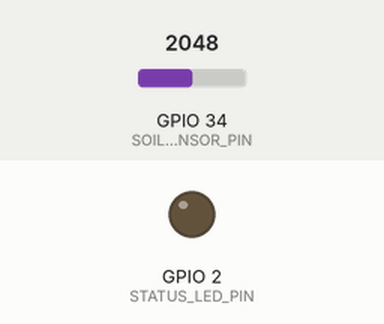
Simulated run of this sketch. Board: ESP32. On the bench: output pins drawn as LEDs (lit = HIGH). Inputs (shaded band) come from the test bench; at power-on: GPIO 34 (SOIL_SENSOR_PIN) = 2048. WiFi joins after 1.5 s; servers stay silent unless stated; uploads are accepted with an empty reply; pins used as bus, display or sensor lines are not drawn; what the sketch prints to the serial monitor is not drawn. At 2.6 s the program puts the board to deep sleep or switches it off; the recording ends there.

Above: at 0.1 s.
At 1.6 s:
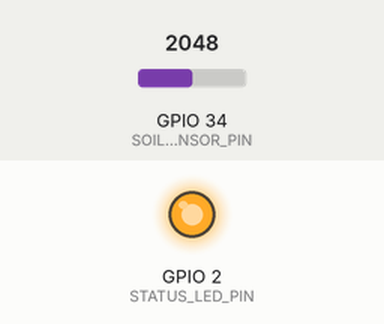
Timing chart, 0 to 2.6 s (numbered marks = the images above):
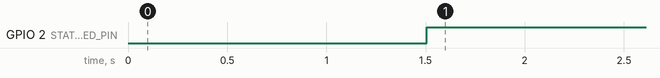

Measured:
- by itself, GPIO 2 (STATUS_LED_PIN): LOW → HIGH at 1.5 s

The sketch:

wifi-soil-moisture-node.ino
```cpp
/*
 * ESP32 Wi-Fi Soil Moisture Node
 *
 * Sensor:
 *   - Capacitive soil moisture sensor on GPIO 34 (analog)
 *   - Power control on GPIO 4 (to reduce corrosion)
 *
 * Auth:
 *   - sensor_id is auto-generated from ESP32 MAC address
 *   - x-api-key header sent with every request for multi-tenancy
 *
 * Endpoint:
 *   POST /api/soil-moisture  { "sensor_id": "ESP32_XXXXXXXXXXXX", "value": xx.x }
 */

#include <WiFi.h>
#include <HTTPClient.h>
#include "esp_mac.h"
#include "../ota_updater.h"

// ═══════════════ Firmware Identity ═══════════════
#define FIRMWARE_VERSION "1.0.0"
#define NODE_TYPE "soil_moisture"


// ═══════════════ Wi-Fi Configuration ═══════════════
const char* ssid     = "mashnetwork";
const char* password = "mash2026";


// ═══════════════ Backend Configuration ═══════════════
const char* backendBase = "http://wifi-nodes-backend-testproj.app.cern.ch/api";
const char* apiKey      = "mash_908b7eb9a7c8e2d7200dcb4f7e3e9f96d2bc1a4a59538aab"; // From /api/auth/register

// ═══════════════ Sensor ID (auto from MAC) ═══════════════
String sensorId;

// ═══════════════ Soil Sensor ═══════════════
#define SOIL_SENSOR_PIN 34
#define POWER_PIN       4
int dryValue = 4095;
int wetValue = 2000;

// ═══════════════ LED ═══════════════
#define STATUS_LED_PIN 2

// ═══════════════ Timing & Sleep ═══════════════
const unsigned long DEFAULT_INTERVAL_SEC = 300; // 10 min fallback
uint32_t reportIntervalSec = DEFAULT_INTERVAL_SEC;

// ═══════════════ OTA Settings ═══════════════
bool otaEnabled = true;
uint32_t otaCheckIntervalSec = 3600; // Default 1 hour
RTC_DATA_ATTR uint32_t otaCheckCounter = 0; // Persists across deep sleep

// ───────────── Generate sensor ID from MAC ─────────────

String getMacSensorId() {
  uint8_t mac[6];
  esp_read_mac(mac, ESP_MAC_WIFI_STA); // Read directly from hardware eFuse
  char id[20];
  sprintf(id, "ESP32_%02X%02X%02X%02X%02X%02X", mac[0], mac[1], mac[2], mac[3], mac[4], mac[5]);
  return String(id);
}


// ───────────── Fetch Configuration (Interval) ─────────────

void fetchConfiguration() {
  if (WiFi.status() != WL_CONNECTED) return;

  HTTPClient http;
  String url = String(backendBase) + "/sensors/" + sensorId + "/config";
  http.begin(url);
  http.setTimeout(15000); // 15s timeout for CERN network
  http.addHeader("x-api-key", apiKey);

  int code = http.GET();
  if (code == 200) {
    String payload = http.getString();

    // Simple manual parsing to avoid large ArduinoJson dependency if possible,
    // but these sensors usually have it. Let's use basic string search for speed.
    auto getInt = [&](String key, int& val) {
      int idx = payload.indexOf("\"" + key + "\":");
      if (idx != -1) {
        String sub = payload.substring(idx + key.length() + 3);
        int endIdx = sub.indexOf(",");
        if (endIdx == -1) endIdx = sub.indexOf("}");
        if (endIdx != -1) val = sub.substring(0, endIdx).toInt();
      }
    };

    getInt("reportInterval", (int&)reportIntervalSec);
    getInt("soilDryRawValue", dryValue);
    getInt("soilWetRawValue", wetValue);

    if (reportIntervalSec < 10) reportIntervalSec = 10;
    Serial.printf("[Config] Interval: %d, Dry: %d, Wet: %d\n", reportIntervalSec, dryValue, wetValue);

    // Parse OTA settings (merged by backend: type policy + per-node override)
    int otaIdx = payload.indexOf("\"otaEnabled\":");
    if (otaIdx != -1) {
      String sub = payload.substring(otaIdx + 13);
      otaEnabled = sub.startsWith("true");
    }
    int otaIntIdx = payload.indexOf("\"otaCheckInterval\":");
    if (otaIntIdx != -1) {
      String sub = payload.substring(otaIntIdx + 19);
      int endIdx = sub.indexOf(",");
      if (endIdx == -1) endIdx = sub.indexOf("}");
      if (endIdx != -1) {
        otaCheckIntervalSec = sub.substring(0, endIdx).toInt();
        if (otaCheckIntervalSec < 300) otaCheckIntervalSec = 300;
      }
    }
    Serial.printf("[Config] OTA: enabled=%s, interval=%ds, counter=%ds\n",
      otaEnabled ? "YES" : "NO", otaCheckIntervalSec, otaCheckCounter);
  } else {
    Serial.printf("[Config] Failed to fetch (Code: %d)\n", code);
  }
  http.end();
}

// ───────────── Sensor Reading ─────────────

float readSoilMoisture() {
  digitalWrite(POWER_PIN, HIGH);
  delay(500); // Increased from 100ms for more stabilization

  int total = 0;
  const int numReadings = 10; // Increased from 5
  for (int i = 0; i < numReadings; i++) {
    total += analogRead(SOIL_SENSOR_PIN);
    delay(20); // More spacing between samples
  }
  digitalWrite(POWER_PIN, LOW);

  int avg = total / numReadings;
  // Send raw ADC value — percentage mapping done on frontend
  Serial.printf("  Raw ADC: %d (sending raw)\n", avg);
  return (float)avg;
}

// ───────────── HTTP POST with API Key ─────────────

void sendReading(const char* endpoint, float value) {
  if (WiFi.status() != WL_CONNECTED) return;

  HTTPClient http;
  String url = String(backendBase) + endpoint;
  http.begin(url);
  http.setTimeout(15000); // 15s timeout for CERN network
  http.addHeader("Content-Type", "application/json");
  http.addHeader("x-api-key", apiKey);

  String payload = "{\"sensor_id\":\"" + sensorId + "\",\"value\":" + String(value, 1) + "}";
  int code = http.POST(payload);

  if (code > 0) {
    Serial.printf("  POST %s → %d\n", endpoint, code);
  } else {
    Serial.printf("  ERROR %s → %s\n", endpoint, http.errorToString(code).c_str());
  }
  http.end();
}

// ───────────── Setup ─────────────

void setup() {
  Serial.begin(115200);
  Serial.println("\n=== ESP32 Deep Sleep Node (Soil Moisture) ===");

  pinMode(SOIL_SENSOR_PIN, INPUT);
  pinMode(POWER_PIN, OUTPUT);
  pinMode(STATUS_LED_PIN, OUTPUT);
  digitalWrite(POWER_PIN, LOW);
  digitalWrite(STATUS_LED_PIN, LOW);
  WiFi.mode(WIFI_STA); // Ensure radio is ready for MAC reading

  // Generate MAC-based sensor ID

  sensorId = getMacSensorId();
  Serial.print("Sensor ID: ");
  Serial.println(sensorId);
  Serial.printf("Firmware: v%s\n", FIRMWARE_VERSION);

  // Connect Wi-Fi with aggressive retry
  Serial.print("Connecting to WiFi");
  WiFi.begin(ssid, password);

  int attempts = 0;
  while (WiFi.status() != WL_CONNECTED && attempts < 40) { // Increased attempts
    delay(500);
    Serial.print(".");
    attempts++;

    // Force reset every 10 attempts if stuck
    if (attempts % 10 == 0) {
      Serial.print(" (Retrying...) ");
      WiFi.disconnect();
      WiFi.begin(ssid, password);
    }
  }

  if (WiFi.status() == WL_CONNECTED) {
    Serial.println("\nConnected!");
    digitalWrite(STATUS_LED_PIN, HIGH);

    // 1. Fetch Config first
    fetchConfiguration();

    // 2. OTA Check (gated by interval counter)
    otaCheckCounter += reportIntervalSec;
    if (otaEnabled && otaCheckCounter >= otaCheckIntervalSec) {
      otaCheckCounter = 0;
      Serial.printf("[OTA] Check due (interval: %ds)\n", otaCheckIntervalSec);
      OTAInfo otaInfo = checkForUpdate(NODE_TYPE, FIRMWARE_VERSION);
      if (otaInfo.available) {
        sendOtaAck(backendBase, apiKey, sensorId.c_str(), otaInfo.version.c_str(), false, "starting");
        if (performUpdate(otaInfo)) {
          // Never reached — reboots
        } else {
          sendOtaAck(backendBase, apiKey, sensorId.c_str(), otaInfo.version.c_str(), false, "flash_failed");
        }
      } else {
        sendOtaAck(backendBase, apiKey, sensorId.c_str(), FIRMWARE_VERSION, true, "up_to_date");
      }
    } else {
      Serial.printf("[OTA] Skipping check (%d/%d sec)\n", otaCheckCounter, otaCheckIntervalSec);
    }

    // 3. Read and Send Data
    float moisture = readSoilMoisture();
    sendReading("/soil-moisture", moisture);

    Serial.println("Data sent. Entering sleep...");
  } else {
    Serial.println("\nWiFi Failed. Sleeping anyway...");
  }

  // 3. Enter Deep Sleep
  uint64_t sleepTimeUs = (uint64_t)reportIntervalSec * 1000000ULL;
  esp_sleep_enable_timer_wakeup(sleepTimeUs);
  Serial.printf("Sleeping for %d seconds\n", reportIntervalSec);
  Serial.flush();
  esp_deep_sleep_start();
}

void loop() {
  // Never reached in Deep Sleep mode
}
```
